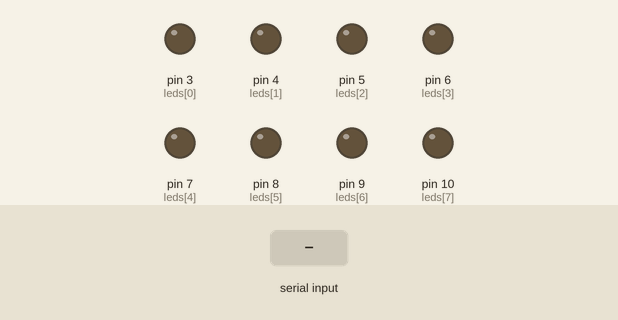
This sketch was run on a simulated Arduino Uno, built with avr-gcc and run on an emulated ATmega328P. On the bench: output pins drawn as LEDs (lit = HIGH). The test bench sets the inputs (shaded band). What the sketch prints to the serial monitor is not drawn.

Above: at 1.2 s.
1.3 s: "90,45\n" received over Serial
At 2.5 s:
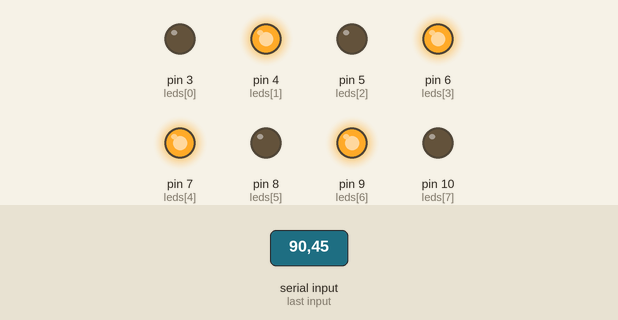
At 10.2 s:
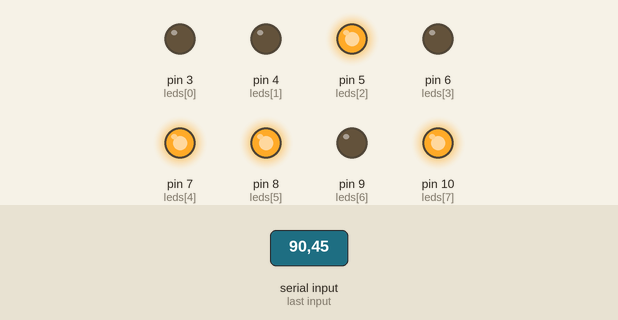
Timing chart, 0 to 15.6 s (numbered marks = the images above; inputs shaded):
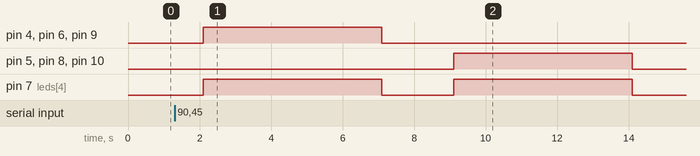

Measured:
- after the input at 1.3 s, pin 4 (leds[1]), pin 6 (leds[3]), pin 9 (leds[6]): LOW → HIGH after 0.80 s, → LOW 5.0 s later; pin 5 (leds[2]), pin 8 (leds[5]), pin 10 (leds[7]): LOW → HIGH after 7.8 s, → LOW 5.0 s later; pin 7 (leds[4]): alternates HIGH for 5.0 s and LOW for 2.0 s, starting after 0.80 s

The sketch:

Practica1_U1.ino
```cpp
int leds[8] = {3, 4, 5, 6, 7, 8, 9, 10};
//Bit menos significativo - 10
//Bit menos significativo - 3
void setup() {
  // put your setup code here, to run once:
  for (int i = 0; i < 8; i++)
  {
    pinMode(leds[i], OUTPUT);
  }
  Serial.begin(9600);
  Serial.setTimeout(100);
}
String valores;
int  cociente, residuo; //num decimal a leer
int k = 7;
int pos = 0, v;
void loop() {

  if (Serial.available() > 0)
  {
    valores = Serial.readString();
  }

  if (!valores.equals(""))
  {
    pos = valores.indexOf(",");

    cociente = valores.substring(0, pos).toInt();
    k = 7;
    while (cociente > 0) {
      residuo = cociente % 2;
      digitalWrite(leds[k--], residuo);
      Serial.print(residuo);
      cociente = cociente / 2;
    }

    for (; k >= 0; k--) {
      digitalWrite(leds[k], 0);
      Serial.print("0");
    }
    valores = valores.substring(pos + 1);
    Serial.print("n");
    delay(5000);
    limpiar();


    if(pos == -1){ valores =""; Serial.print("e"); }
  }

  delay(2000 );
}


void limpiar() {

  for (int i = 0; i < 8; i++)
  {
    digitalWrite(leds[i], 0);
  }

}
```
